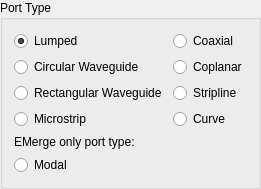
              <widget class="QGroupBox" name="portSettingsTab_portTypeGroup">
               <property name="title">
                <string>Port Type</string>
               </property>
               <layout class="QGridLayout" name="gridLayout_11">
                <item row="2" column="0">
                 <widget class="QRadioButton" name="rectangularWaveguidePortRadioButton">
                  <property name="text">
                   <string>Rectangular Waveguide</string>
                  </property>
                 </widget>
                </item>
                <item row="2" column="1">
                 <widget class="QRadioButton" name="striplinePortRadioButton">
                  <property name="enabled">
                   <bool>true</bool>
                  </property>
                  <property name="text">
                   <string>Stripline</string>
                  </property>
                 </widget>
                </item>
                <item row="1" column="1">
                 <widget class="QRadioButton" name="coplanarPortRadioButton">
                  <property name="enabled">
                   <bool>true</bool>
                  </property>
                  <property name="text">
                   <string>Coplanar</string>
                  </property>
                 </widget>
                </item>
                <item row="3" column="0">
                 <widget class="QRadioButton" name="microstripPortRadioButton">
                  <property name="text">
                   <string>Microstrip</string>
                  </property>
                 </widget>
                </item>
                <item row="3" column="1">
                 <widget class="QRadioButton" name="curvePortRadioButton">
                  <property name="enabled">
                   <bool>true</bool>
                  </property>
                  <property name="text">
                   <string>Curve</string>
                  </property>
                 </widget>
                </item>
                <item row="1" column="0">
                 <widget class="QRadioButton" name="circularWaveguidePortRadioButton">
                  <property name="enabled">
                   <bool>true</bool>
                  </property>
                  <property name="text">
                   <string>Circular Waveguide</string>
                  </property>
                 </widget>
                </item>
                <item row="0" column="1">
                 <widget class="QRadioButton" name="coaxialPortRadioButton">
                  <property name="enabled">
                   <bool>true</bool>
                  </property>
                  <property name="text">
                   <string>Coaxial</string>
                  </property>
                 </widget>
                </item>
                <item row="0" column="0">
                 <widget class="QRadioButton" name="lumpedPortRadioButton">
                  <property name="text">
                   <string>Lumped</string>
                  </property>
                  <property name="checked">
                   <bool>true</bool>
                  </property>
                 </widget>
                </item>
                <item row="4" column="0">
                 <widget class="QLabel" name="label_181">
                  <property name="text">
                   <string>EMerge only port type:</string>
                  </property>
                 </widget>
                </item>
                <item row="5" column="0">
                 <widget class="QRadioButton" name="modalPortRadioButton">
                  <property name="text">
                   <string>Modal</string>
                  </property>
                 </widget>
                </item>
               </layout>
              </widget>
